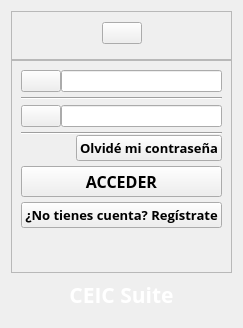
      <widget class="QWidget" name="pag0">
       <layout class="QHBoxLayout" name="horizontalLayout_2">
        <item>
         <layout class="QVBoxLayout" name="verticalLayout_6">
          <property name="spacing">
           <number>0</number>
          </property>
          <item>
           <widget class="QFrame" name="frame0">
            <property name="frameShape">
             <enum>QFrame::StyledPanel</enum>
            </property>
            <property name="frameShadow">
             <enum>QFrame::Raised</enum>
            </property>
            <layout class="QVBoxLayout" name="verticalLayout_8">
             <property name="spacing">
              <number>0</number>
             </property>
             <property name="margin">
              <number>0</number>
             </property>
             <item>
              <layout class="QGridLayout" name="gridLayout_6">
               <item row="2" column="0">
                <spacer name="horizontalSpacer_14">
                 <property name="orientation">
                  <enum>Qt::Horizontal</enum>
                 </property>
                 <property name="sizeHint" stdset="0">
                  <size>
                   <width>40</width>
                   <height>15</height>
                  </size>
                 </property>
                </spacer>
               </item>
               <item row="0" column="0">
                <spacer name="horizontalSpacer_4">
                 <property name="orientation">
                  <enum>Qt::Horizontal</enum>
                 </property>
                 <property name="sizeHint" stdset="0">
                  <size>
                   <width>40</width>
                   <height>10</height>
                  </size>
                 </property>
                </spacer>
               </item>
               <item row="1" column="0">
                <layout class="QGridLayout" name="gridLayout_11">
                 <item row="0" column="0">
                  <spacer name="horizontalSpacer_9">
                   <property name="orientation">
                    <enum>Qt::Horizontal</enum>
                   </property>
                   <property name="sizeHint" stdset="0">
                    <size>
                     <width>40</width>
                     <height>20</height>
                    </size>
                   </property>
                  </spacer>
                 </item>
                 <item row="0" column="2">
                  <spacer name="horizontalSpacer_10">
                   <property name="orientation">
                    <enum>Qt::Horizontal</enum>
                   </property>
                   <property name="sizeHint" stdset="0">
                    <size>
                     <width>40</width>
                     <height>20</height>
                    </size>
                   </property>
                  </spacer>
                 </item>
                 <item row="0" column="1">
                  <widget class="QPushButton" name="pubutton0">
                   <property name="focusPolicy">
                    <enum>Qt::NoFocus</enum>
                   </property>
                   <property name="styleSheet">
                    <string notr="true"/>
                   </property>
                   <property name="text">
                    <string/>
                   </property>
                   <property name="icon">
                    <iconset resource="../resources/gui.qrc">
                     <normaloff>:/login/users</normaloff>:/login/users</iconset>
                   </property>
                   <property name="iconSize">
                    <size>
                     <width>32</width>
                     <height>32</height>
                    </size>
                   </property>
                  </widget>
                 </item>
                </layout>
               </item>
              </layout>
             </item>
            </layout>
           </widget>
          </item>
          <item>
           <widget class="QFrame" name="mainFrame">
            <property name="enabled">
             <bool>true</bool>
            </property>
            <property name="styleSheet">
             <string notr="true"/>
            </property>
            <property name="frameShape">
             <enum>QFrame::StyledPanel</enum>
            </property>
            <property name="frameShadow">
             <enum>QFrame::Raised</enum>
            </property>
            <layout class="QHBoxLayout" name="horizontalLayout">
             <property name="topMargin">
              <number>4</number>
             </property>
             <property name="bottomMargin">
              <number>4</number>
             </property>
             <item>
              <layout class="QGridLayout" name="gridLayout_2">
               <item row="0" column="0">
                <layout class="QVBoxLayout" name="verticalLayout_3">
                 <property name="spacing">
                  <number>0</number>
                 </property>
                 <item>
                  <layout class="QVBoxLayout" name="verticalLayout">
                   <property name="spacing">
                    <number>0</number>
                   </property>
                   <item>
                    <layout class="QGridLayout" name="gridLayout_3"/>
                   </item>
                   <item>
                    <layout class="QFormLayout" name="formLayout">
                     <item row="0" column="1">
                      <layout class="QGridLayout" name="gridLayout_7">
                       <property name="spacing">
                        <number>0</number>
                       </property>
                       <item row="1" column="0">
                        <widget class="QLineEdit" name="lineEd0">
                         <property name="cursor">
                          <cursorShape>IBeamCursor</cursorShape>
                         </property>
                         <property name="mouseTracking">
                          <bool>true</bool>
                         </property>
                         <property name="focusPolicy">
                          <enum>Qt::StrongFocus</enum>
                         </property>
                         <property name="styleSheet">
                          <string notr="true"/>
                         </property>
                         <property name="text">
                          <string/>
                         </property>
                         <property name="maxLength">
                          <number>40</number>
                         </property>
                         <property name="echoMode">
                          <enum>QLineEdit::Normal</enum>
                         </property>
                         <property name="cursorPosition">
                          <number>0</number>
                         </property>
                         <property name="readOnly">
                          <bool>false</bool>
                         </property>
                         <property name="cursorMoveStyle">
                          <enum>Qt::LogicalMoveStyle</enum>
                         </property>
                        </widget>
                       </item>
                       <item row="2" column="0">
                        <spacer name="horizontalSpacer_7">
                         <property name="orientation">
                          <enum>Qt::Horizontal</enum>
                         </property>
                         <property name="sizeHint" stdset="0">
                          <size>
                           <width>40</width>
                           <height>5</height>
                          </size>
                         </property>
                        </spacer>
                       </item>
                       <item row="0" column="0">
                        <spacer name="horizontalSpacer_8">
                         <property name="orientation">
                          <enum>Qt::Horizontal</enum>
                         </property>
                         <property name="sizeHint" stdset="0">
                          <size>
                           <width>40</width>
                           <height>5</height>
                          </size>
                         </property>
                        </spacer>
                       </item>
                      </layout>
                     </item>
                     <item row="0" column="0">
                      <layout class="QGridLayout" name="gridLayout_8">
                       <property name="spacing">
                        <number>0</number>
                       </property>
                       <item row="1" column="0">
                        <widget class="QPushButton" name="pubutton1">
                         <property name="focusPolicy">
                          <enum>Qt::NoFocus</enum>
                         </property>
                         <property name="text">
                          <string/>
                         </property>
                         <property name="icon">
                          <iconset resource="../resources/gui.qrc">
                           <normaloff>:/login/user</normaloff>:/login/user</iconset>
                         </property>
                         <property name="iconSize">
                          <size>
                           <width>15</width>
                           <height>16</height>
                          </size>
                         </property>
                        </widget>
                       </item>
                       <item row="0" column="0">
                        <spacer name="verticalSpacer_7">
                         <property name="orientation">
                          <enum>Qt::Vertical</enum>
                         </property>
                         <property name="sizeHint" stdset="0">
                          <size>
                           <width>20</width>
                           <height>5</height>
                          </size>
                         </property>
                        </spacer>
                       </item>
                       <item row="2" column="0">
                        <spacer name="verticalSpacer_8">
                         <property name="orientation">
                          <enum>Qt::Vertical</enum>
                         </property>
                         <property name="sizeHint" stdset="0">
                          <size>
                           <width>20</width>
                           <height>5</height>
                          </size>
                         </property>
                        </spacer>
                       </item>
                      </layout>
                     </item>
                    </layout>
                   </item>
                   <item>
                    <widget class="Line" name="line0">
                     <property name="frameShadow">
                      <enum>QFrame::Sunken</enum>
                     </property>
                     <property name="orientation">
                      <enum>Qt::Horizontal</enum>
                     </property>
                    </widget>
                   </item>
                   <item>
                    <layout class="QVBoxLayout" name="verticalLayout_2">
                     <property name="spacing">
                      <number>0</number>
                     </property>
                     <item>
                      <layout class="QGridLayout" name="gridLayout_9"/>
                     </item>
                     <item>
                      <layout class="QFormLayout" name="formLayout_2">
                       <item row="0" column="1">
                        <layout class="QGridLayout" name="gridLayout_13">
                         <property name="spacing">
                          <number>0</number>
                         </property>
                         <item row="1" column="0">
                          <widget class="QLineEdit" name="lineEd1">
                           <property name="focusPolicy">
                            <enum>Qt::StrongFocus</enum>
                           </property>
                           <property name="styleSheet">
                            <string notr="true"/>
                           </property>
                           <property name="text">
                            <string/>
                           </property>
                           <property name="echoMode">
                            <enum>QLineEdit::Password</enum>
                           </property>
                           <property name="cursorPosition">
                            <number>0</number>
                           </property>
                           <property name="cursorMoveStyle">
                            <enum>Qt::LogicalMoveStyle</enum>
                           </property>
                          </widget>
                         </item>
                         <item row="2" column="0">
                          <spacer name="horizontalSpacer_15">
                           <property name="orientation">
                            <enum>Qt::Horizontal</enum>
                           </property>
                           <property name="sizeHint" stdset="0">
                            <size>
                             <width>40</width>
                             <height>5</height>
                            </size>
                           </property>
                          </spacer>
                         </item>
                         <item row="0" column="0">
                          <spacer name="horizontalSpacer_13">
                           <property name="orientation">
                            <enum>Qt::Horizontal</enum>
                           </property>
                           <property name="sizeHint" stdset="0">
                            <size>
                             <width>40</width>
                             <height>5</height>
                            </size>
                           </property>
                          </spacer>
                         </item>
                        </layout>
                       </item>
                       <item row="0" column="0">
                        <layout class="QGridLayout" name="gridLayout_14">
                         <property name="spacing">
                          <number>0</number>
                         </property>
                         <item row="0" column="0">
                          <spacer name="verticalSpacer_12">
                           <property name="orientation">
                            <enum>Qt::Vertical</enum>
                           </property>
                           <property name="sizeHint" stdset="0">
                            <size>
                             <width>20</width>
                             <height>5</height>
                            </size>
                           </property>
                          </spacer>
                         </item>
                         <item row="2" column="0">
                          <spacer name="verticalSpacer_13">
                           <property name="orientation">
                            <enum>Qt::Vertical</enum>
                           </property>
                           <property name="sizeHint" stdset="0">
                            <size>
                             <width>20</width>
                             <height>5</height>
                            </size>
                           </property>
                          </spacer>
                         </item>
                         <item row="1" column="0">
                          <widget class="QPushButton" name="pubutton2">
                           <property name="focusPolicy">
                            <enum>Qt::NoFocus</enum>
                           </property>
                           <property name="text">
                            <string/>
                           </property>
                           <property name="icon">
                            <iconset resource="../resources/gui.qrc">
                             <normaloff>:/login/password</normaloff>:/login/password</iconset>
                           </property>
                           <property name="iconSize">
                            <size>
                             <width>16</width>
                             <height>16</height>
                            </size>
                           </property>
                          </widget>
                         </item>
                        </layout>
                       </item>
                      </layout>
                     </item>
                     <item>
                      <widget class="Line" name="line1">
                       <property name="orientation">
                        <enum>Qt::Horizontal</enum>
                       </property>
                      </widget>
                     </item>
                    </layout>
                   </item>
                  </layout>
                 </item>
                 <item>
                  <layout class="QGridLayout" name="gridLayout_15">
                   <item row="0" column="1">
                    <widget class="QPushButton" name="pubutton3">
                     <property name="font">
                      <font>
                       <family>Open Sans</family>
                       <pointsize>10</pointsize>
                       <weight>75</weight>
                       <bold>true</bold>
                      </font>
                     </property>
                     <property name="focusPolicy">
                      <enum>Qt::NoFocus</enum>
                     </property>
                     <property name="text">
                      <string>Olvidé mi contraseña</string>
                     </property>
                    </widget>
                   </item>
                   <item row="0" column="0">
                    <spacer name="horizontalSpacer_11">
                     <property name="orientation">
                      <enum>Qt::Horizontal</enum>
                     </property>
                     <property name="sizeHint" stdset="0">
                      <size>
                       <width>40</width>
                       <height>10</height>
                      </size>
                     </property>
                    </spacer>
                   </item>
                  </layout>
                 </item>
                 <item>
                  <spacer name="horizontalSpacer_12">
                   <property name="orientation">
                    <enum>Qt::Horizontal</enum>
                   </property>
                   <property name="sizeHint" stdset="0">
                    <size>
                     <width>40</width>
                     <height>5</height>
                    </size>
                   </property>
                  </spacer>
                 </item>
                 <item>
                  <widget class="QPushButton" name="pubutton4">
                   <property name="font">
                    <font>
                     <family>Open Sans</family>
                     <pointsize>12</pointsize>
                     <weight>75</weight>
                     <bold>true</bold>
                    </font>
                   </property>
                   <property name="focusPolicy">
                    <enum>Qt::NoFocus</enum>
                   </property>
                   <property name="text">
                    <string>ACCEDER</string>
                   </property>
                  </widget>
                 </item>
                 <item>
                  <spacer name="horizontalSpacer">
                   <property name="orientation">
                    <enum>Qt::Horizontal</enum>
                   </property>
                   <property name="sizeHint" stdset="0">
                    <size>
                     <width>40</width>
                     <height>5</height>
                    </size>
                   </property>
                  </spacer>
                 </item>
                 <item>
                  <widget class="QPushButton" name="pubutton5">
                   <property name="font">
                    <font>
                     <family>Open Sans</family>
                     <pointsize>10</pointsize>
                     <weight>75</weight>
                     <bold>true</bold>
                    </font>
                   </property>
                   <property name="focusPolicy">
                    <enum>Qt::NoFocus</enum>
                   </property>
                   <property name="text">
                    <string>¿No tienes cuenta? Regístrate</string>
                   </property>
                  </widget>
                 </item>
                </layout>
               </item>
               <item row="1" column="0">
                <spacer name="verticalSpacer_2">
                 <property name="orientation">
                  <enum>Qt::Vertical</enum>
                 </property>
                 <property name="sizeHint" stdset="0">
                  <size>
                   <width>20</width>
                   <height>40</height>
                  </size>
                 </property>
                </spacer>
               </item>
              </layout>
             </item>
            </layout>
           </widget>
          </item>
          <item>
           <layout class="QGridLayout" name="gridLayout_16">
            <item row="1" column="0">
             <layout class="QGridLayout" name="gridLayout_4">
              <item row="0" column="0">
               <spacer name="horizontalSpacer_5">
                <property name="orientation">
                 <enum>Qt::Horizontal</enum>
                </property>
                <property name="sizeHint" stdset="0">
                 <size>
                  <width>40</width>
                  <height>20</height>
                 </size>
                </property>
               </spacer>
              </item>
              <item row="0" column="1">
               <widget class="QLabel" name="label0">
                <property name="font">
                 <font>
                  <family>Open Sans</family>
                  <pointsize>16</pointsize>
                  <weight>75</weight>
                  <bold>true</bold>
                 </font>
                </property>
                <property name="styleSheet">
                 <string notr="true"/>
                </property>
                <property name="text">
                 <string>&lt;html&gt;&lt;head/&gt;&lt;body&gt;&lt;p&gt;&lt;span style=&quot; font-weight:600; color:#ffffff;&quot;&gt;CEIC Suite&lt;/span&gt;&lt;/p&gt;&lt;/body&gt;&lt;/html&gt;</string>
                </property>
                <property name="alignment">
                 <set>Qt::AlignCenter</set>
                </property>
               </widget>
              </item>
              <item row="0" column="2">
               <spacer name="horizontalSpacer_6">
                <property name="orientation">
                 <enum>Qt::Horizontal</enum>
                </property>
                <property name="sizeHint" stdset="0">
                 <size>
                  <width>40</width>
                  <height>20</height>
                 </size>
                </property>
               </spacer>
              </item>
             </layout>
            </item>
            <item row="0" column="0">
             <spacer name="horizontalSpacer_2">
              <property name="orientation">
               <enum>Qt::Horizontal</enum>
              </property>
              <property name="sizeHint" stdset="0">
               <size>
                <width>40</width>
                <height>7</height>
               </size>
              </property>
             </spacer>
            </item>
            <item row="2" column="0">
             <spacer name="horizontalSpacer_3">
              <property name="orientation">
               <enum>Qt::Horizontal</enum>
              </property>
              <property name="sizeHint" stdset="0">
               <size>
                <width>40</width>
                <height>7</height>
               </size>
              </property>
             </spacer>
            </item>
           </layout>
          </item>
         </layout>
        </item>
       </layout>
      </widget>
